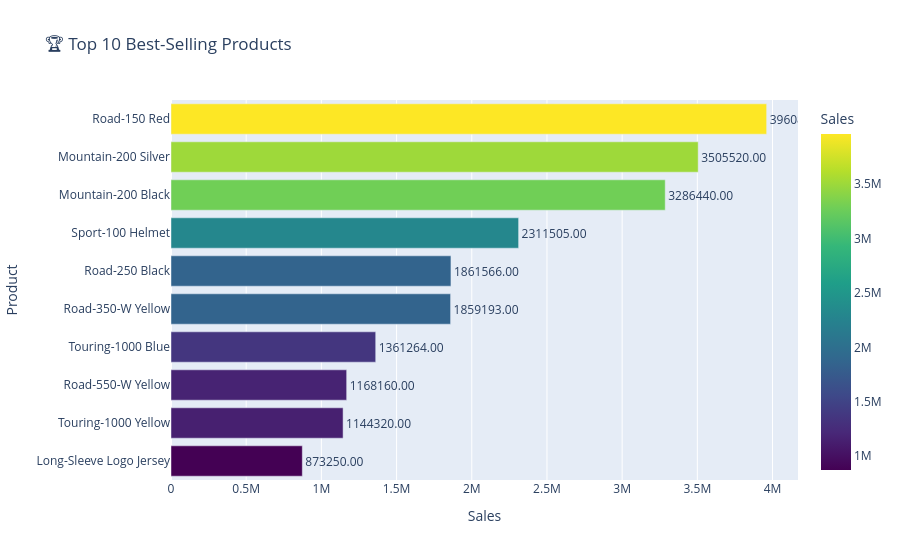

This figure's notebook cell:
### Code cell
print('🏆 Question 2: Top 10 Best-Selling Products:\n')

top_products = df.groupby('Product')['Sales'].sum().sort_values(ascending=False).head(10).reset_index()
print(top_products)

fig = px.bar(top_products,
             x='Sales',
             y='Product',
             orientation='h',  # Horizontal layout for better product name readability
             title='🏆 Top 10 Best-Selling Products',
             text='Sales',
             color='Sales',
             color_continuous_scale='Viridis')

fig.update_traces(texttemplate='%{text:.2f}', textposition='outside')
fig.update_layout(yaxis={'categoryorder':'total ascending'})  # Sort from highest to lowest sales
fig.show()

### Figure 1 — Plotly figure (JSON) as saved in the notebook; plotly's stock layout.template omitted (floating-point values rounded to 4 significant figures)
{"data": [{"hovertemplate": "Sales=%{marker.color}<br>Product=%{y}<extra></extra>", "legendgroup": "", "marker": {"color": [3960846, 3505520, 3286440, 2311505, 1861566, 1859193, 1361264, 1168160, 1144320, 873250], "coloraxis": "coloraxis", "pattern": {"shape": ""}}, "name": "", "orientation": "h", "showlegend": false, "text": [3961000.0, 3506000.0, 3286000.0, 2312000.0, 1862000.0, 1859000.0, 1361000.0, 1168000.0, 1144000.0, 873200.0], "textposition": "outside", "texttemplate": "%{text:.2f}", "type": "bar", "x": [3960846, 3505520, 3286440, 2311505, 1861566, 1859193, 1361264, 1168160, 1144320, 873250], "xaxis": "x", "y": ["Road-150 Red", "Mountain-200 Silver", "Mountain-200 Black", "Sport-100 Helmet", "Road-250 Black", "Road-350-W Yellow", "Touring-1000 Blue", "Road-550-W Yellow", "Touring-1000 Yellow", "Long-Sleeve Logo Jersey"], "yaxis": "y"}], "layout": {"barmode": "relative", "coloraxis": {"colorbar": {"title": {"text": "Sales"}}, "colorscale": [[0, "#440154"], [0.1111, "#482878"], [0.2222, "#3e4989"], [0.3333, "#31688e"], [0.4444, "#26828e"], [0.5556, "#1f9e89"], [0.6667, "#35b779"], [0.7778, "#6ece58"], [0.8889, "#b5de2b"], [1, "#fde725"]]}, "legend": {"tracegroupgap": 0}, "title": {"text": "🏆 Top 10 Best-Selling Products"}, "xaxis": {"anchor": "y", "domain": [0, 1], "title": {"text": "Sales"}}, "yaxis": {"anchor": "x", "categoryorder": "total ascending", "domain": [0, 1], "title": {"text": "Product"}}}}
